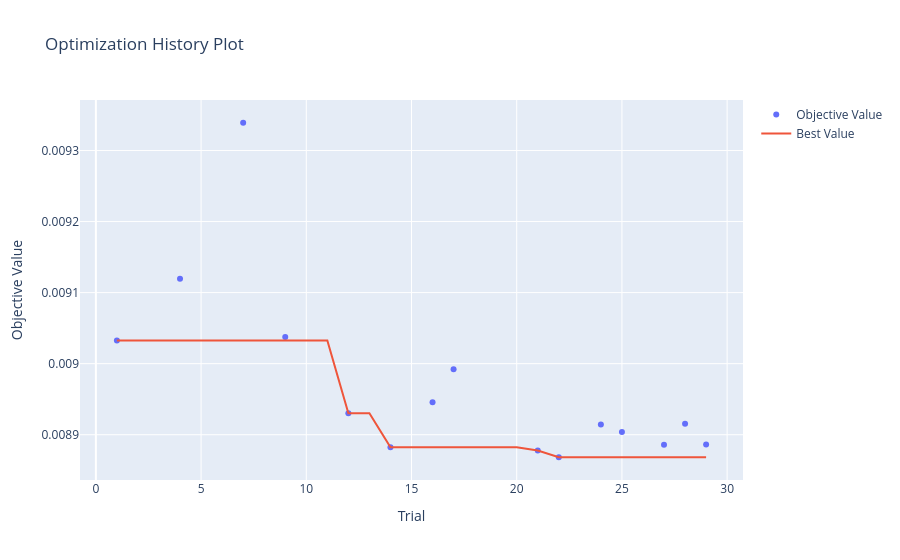
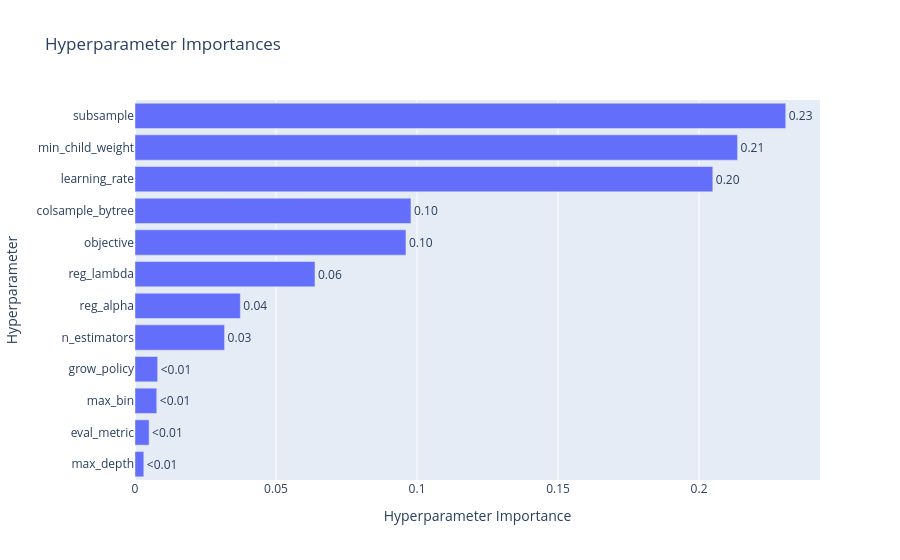
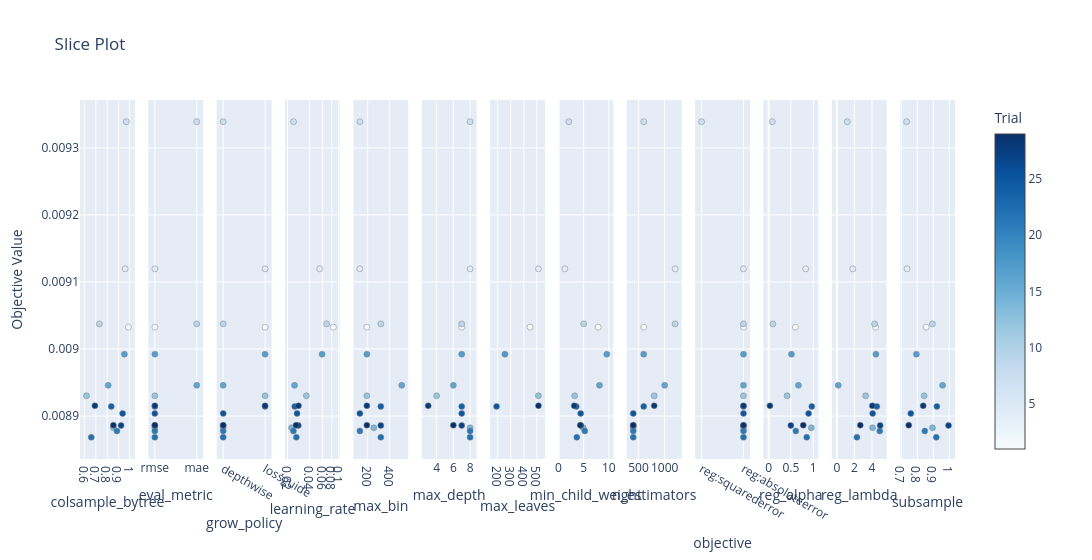
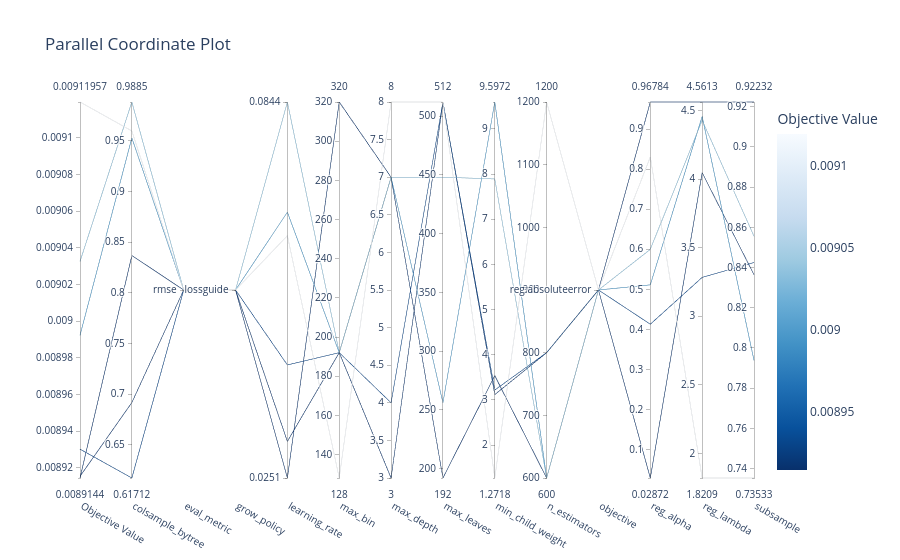

The notebook cell these images were saved under, in order:
### Code cell
study = results[0]["study"]

vis.plot_optimization_history(study).show()
vis.plot_param_importances(study).show()
vis.plot_slice(study).show()
vis.plot_parallel_coordinate(study).show()
vis.plot_contour(study).show()
vis.plot_edf(study).show()

### Figure 1 — Plotly figure (JSON) as saved in the notebook; plotly's stock layout.template omitted (floating-point values rounded to 4 significant figures)
{"data": [{"mode": "markers", "name": "Objective Value", "x": [1, 4, 7, 9, 12, 14, 16, 17, 21, 22, 24, 25, 27, 28, 29], "y": [0.009033, 0.00912, 0.009339, 0.009037, 0.00893, 0.008882, 0.008946, 0.008992, 0.008878, 0.008868, 0.008914, 0.008904, 0.008886, 0.008915, 0.008886], "type": "scatter"}, {"mode": "lines", "name": "Best Value", "x": [0, 1, 2, 3, 4, 5, 6, 7, 8, 9, 10, 11, 12, 13, 14, 15, 16, 17, 18, 19, 20, 21, 22, 23, 24, 25, 26, 27, 28, 29], "y": [null, 0.009033, 0.009033, 0.009033, 0.009033, 0.009033, 0.009033, 0.009033, 0.009033, 0.009033, 0.009033, 0.009033, 0.00893, 0.00893, 0.008882, 0.008882, 0.008882, 0.008882, 0.008882, 0.008882, 0.008882, 0.008878, 0.008868, 0.008868, 0.008868, 0.008868, 0.008868, 0.008868, 0.008868, 0.008868], "type": "scatter"}, {"marker": {"color": "#cccccc"}, "mode": "markers", "name": "Infeasible Trial", "showlegend": false, "x": [], "y": [], "type": "scatter"}], "layout": {"title": {"text": "Optimization History Plot"}, "xaxis": {"title": {"text": "Trial"}}, "yaxis": {"title": {"text": "Objective Value"}}}}

### Figure 2 — Plotly figure (JSON) as saved in the notebook; plotly's stock layout.template omitted (floating-point values rounded to 4 significant figures)
{"data": [{"cliponaxis": false, "hovertemplate": ["max_depth (IntDistribution): 0.003120361858105125<extra></extra>", "eval_metric (CategoricalDistribution): 0.004998654406591915<extra></extra>", "max_bin (IntDistribution): 0.007717438928196801<extra></extra>", "grow_policy (CategoricalDistribution): 0.008030253794093162<extra></extra>", "n_estimators (IntDistribution): 0.03176746208411727<extra></extra>", "reg_alpha (FloatDistribution): 0.037353496948140705<extra></extra>", "reg_lambda (FloatDistribution): 0.06381615103469007<extra></extra>", "objective (CategoricalDistribution): 0.09606701802374364<extra></extra>", "colsample_bytree (FloatDistribution): 0.09785228651250395<extra></extra>", "learning_rate (FloatDistribution): 0.20487998485866024<extra></extra>", "min_child_weight (FloatDistribution): 0.21365677915135015<extra></extra>", "subsample (FloatDistribution): 0.23074011239980696<extra></extra>"], "name": "Objective Value", "orientation": "h", "text": ["<0.01", "<0.01", "<0.01", "<0.01", "0.03", "0.04", "0.06", "0.10", "0.10", "0.20", "0.21", "0.23"], "textposition": "outside", "x": [0.00312, 0.004999, 0.007717, 0.00803, 0.03177, 0.03735, 0.06382, 0.09607, 0.09785, 0.2049, 0.2137, 0.2307], "y": ["max_depth", "eval_metric", "max_bin", "grow_policy", "n_estimators", "reg_alpha", "reg_lambda", "objective", "colsample_bytree", "learning_rate", "min_child_weight", "subsample"], "type": "bar"}], "layout": {"title": {"text": "Hyperparameter Importances"}, "xaxis": {"title": {"text": "Hyperparameter Importance"}}, "yaxis": {"title": {"text": "Hyperparameter"}}}}

### Figure 3 — Plotly figure (JSON) as saved in the notebook; plotly's stock layout.template omitted (floating-point values rounded to 4 significant figures)
{"data": [{"marker": {"color": [1, 4, 7, 9, 12, 14, 16, 17, 21, 22, 24, 25, 27, 28, 29], "colorbar": {"title": {"text": "Trial"}, "x": 1.0, "xpad": 40}, "colorscale": [[0.0, "rgb(247,251,255)"], [0.125, "rgb(222,235,247)"], [0.25, "rgb(198,219,239)"], [0.375, "rgb(158,202,225)"], [0.5, "rgb(107,174,214)"], [0.625, "rgb(66,146,198)"], [0.75, "rgb(33,113,181)"], [0.875, "rgb(8,81,156)"], [1.0, "rgb(8,48,107)"]], "line": {"color": "Grey", "width": 0.5}, "showscale": true}, "mode": "markers", "name": "Feasible Trial", "showlegend": false, "x": [0.9885, 0.9599, 0.9703, 0.7306, 0.6171, 0.8566, 0.8093, 0.953, 0.887, 0.6594, 0.8368, 0.9369, 0.9236, 0.6916, 0.8553], "y": [0.009033, 0.00912, 0.009339, 0.009037, 0.00893, 0.008882, 0.008946, 0.008992, 0.008878, 0.008868, 0.008914, 0.008904, 0.008886, 0.008915, 0.008886], "type": "scatter", "xaxis": "x", "yaxis": "y"}, {"marker": {"color": [1, 4, 7, 9, 12, 14, 16, 17, 21, 22, 24, 25, 27, 28, 29], "colorbar": {"title": {"text": "Trial"}, "x": 1.0, "xpad": 40}, "colorscale": [[0.0, "rgb(247,251,255)"], [0.125, "rgb(222,235,247)"], [0.25, "rgb(198,219,239)"], [0.375, "rgb(158,202,225)"], [0.5, "rgb(107,174,214)"], [0.625, "rgb(66,146,198)"], [0.75, "rgb(33,113,181)"], [0.875, "rgb(8,81,156)"], [1.0, "rgb(8,48,107)"]], "line": {"color": "Grey", "width": 0.5}, "showscale": false}, "mode": "markers", "name": "Feasible Trial", "showlegend": false, "x": ["rmse", "rmse", "mae", "mae", "rmse", "rmse", "mae", "rmse", "rmse", "rmse", "rmse", "rmse", "rmse", "rmse", "rmse"], "y": [0.009033, 0.00912, 0.009339, 0.009037, 0.00893, 0.008882, 0.008946, 0.008992, 0.008878, 0.008868, 0.008914, 0.008904, 0.008886, 0.008915, 0.008886], "type": "scatter", "xaxis": "x2", "yaxis": "y2"}, {"marker": {"color": [1, 4, 7, 9, 12, 14, 16, 17, 21, 22, 24, 25, 27, 28, 29], "colorbar": {"title": {"text": "Trial"}, "x": 1.0, "xpad": 40}, "colorscale": [[0.0, "rgb(247,251,255)"], [0.125, "rgb(222,235,247)"], [0.25, "rgb(198,219,239)"], [0.375, "rgb(158,202,225)"], [0.5, "rgb(107,174,214)"], [0.625, "rgb(66,146,198)"], [0.75, "rgb(33,113,181)"], [0.875, "rgb(8,81,156)"], [1.0, "rgb(8,48,107)"]], "line": {"color": "Grey", "width": 0.5}, "showscale": false}, "mode": "markers", "name": "Feasible Trial", "showlegend": false, "x": ["lossguide", "lossguide", "depthwise", "depthwise", "lossguide", "depthwise", "depthwise", "lossguide", "depthwise", "depthwise", "lossguide", "depthwise", "depthwise", "lossguide", "depthwise"], "y": [0.009033, 0.00912, 0.009339, 0.009037, 0.00893, 0.008882, 0.008946, 0.008992, 0.008878, 0.008868, 0.008914, 0.008904, 0.008886, 0.008915, 0.008886], "type": "scatter", "xaxis": "x3", "yaxis": "y3"}, {"marker": {"color": [1, 4, 7, 9, 12, 14, 16, 17, 21, 22, 24, 25, 27, 28, 29], "colorbar": {"title": {"text": "Trial"}, "x": 1.0, "xpad": 40}, "colorscale": [[0.0, "rgb(247,251,255)"], [0.125, "rgb(222,235,247)"], [0.25, "rgb(198,219,239)"], [0.375, "rgb(158,202,225)"], [0.5, "rgb(107,174,214)"], [0.625, "rgb(66,146,198)"], [0.75, "rgb(33,113,181)"], [0.875, "rgb(8,81,156)"], [1.0, "rgb(8,48,107)"]], "line": {"color": "Grey", "width": 0.5}, "showscale": false}, "mode": "markers", "name": "Feasible Trial", "showlegend": false, "x": [0.08436, 0.0548, 0.02417, 0.06839, 0.0361, 0.02268, 0.02495, 0.05911, 0.02408, 0.0264, 0.02507, 0.02696, 0.02805, 0.02821, 0.02613], "y": [0.009033, 0.00912, 0.009339, 0.009037, 0.00893, 0.008882, 0.008946, 0.008992, 0.008878, 0.008868, 0.008914, 0.008904, 0.008886, 0.008915, 0.008886], "type": "scatter", "xaxis": "x4", "yaxis": "y4"}, {"marker": {"color": [1, 4, 7, 9, 12, 14, 16, 17, 21, 22, 24, 25, 27, 28, 29], "colorbar": {"title": {"text": "Trial"}, "x": 1.0, "xpad": 40}, "colorscale": [[0.0, "rgb(247,251,255)"], [0.125, "rgb(222,235,247)"], [0.25, "rgb(198,219,239)"], [0.375, "rgb(158,202,225)"], [0.5, "rgb(107,174,214)"], [0.625, "rgb(66,146,198)"], [0.75, "rgb(33,113,181)"], [0.875, "rgb(8,81,156)"], [1.0, "rgb(8,48,107)"]], "line": {"color": "Grey", "width": 0.5}, "showscale": false}, "mode": "markers", "name": "Feasible Trial", "showlegend": false, "x": [192, 128, 128, 320, 192, 256, 512, 192, 128, 320, 320, 128, 320, 192, 192], "y": [0.009033, 0.00912, 0.009339, 0.009037, 0.00893, 0.008882, 0.008946, 0.008992, 0.008878, 0.008868, 0.008914, 0.008904, 0.008886, 0.008915, 0.008886], "type": "scatter", "xaxis": "x5", "yaxis": "y5"}, {"marker": {"color": [1, 4, 7, 9, 12, 14, 16, 17, 21, 22, 24, 25, 27, 28, 29], "colorbar": {"title": {"text": "Trial"}, "x": 1.0, "xpad": 40}, "colorscale": [[0.0, "rgb(247,251,255)"], [0.125, "rgb(222,235,247)"], [0.25, "rgb(198,219,239)"], [0.375, "rgb(158,202,225)"], [0.5, "rgb(107,174,214)"], [0.625, "rgb(66,146,198)"], [0.75, "rgb(33,113,181)"], [0.875, "rgb(8,81,156)"], [1.0, "rgb(8,48,107)"]], "line": {"color": "Grey", "width": 0.5}, "showscale": false}, "mode": "markers", "name": "Feasible Trial", "showlegend": false, "x": [7, 8, 8, 7, 4, 8, 6, 7, 8, 8, 7, 7, 7, 3, 6], "y": [0.009033, 0.00912, 0.009339, 0.009037, 0.00893, 0.008882, 0.008946, 0.008992, 0.008878, 0.008868, 0.008914, 0.008904, 0.008886, 0.008915, 0.008886], "type": "scatter", "xaxis": "x6", "yaxis": "y6"}, {"marker": {"color": [1, 4, 12, 17, 24, 28], "colorbar": {"title": {"text": "Trial"}, "x": 1.0, "xpad": 40}, "colorscale": [[0.0, "rgb(247,251,255)"], [0.125, "rgb(222,235,247)"], [0.25, "rgb(198,219,239)"], [0.375, "rgb(158,202,225)"], [0.5, "rgb(107,174,214)"], [0.625, "rgb(66,146,198)"], [0.75, "rgb(33,113,181)"], [0.875, "rgb(8,81,156)"], [1.0, "rgb(8,48,107)"]], "line": {"color": "Grey", "width": 0.5}, "showscale": false}, "mode": "markers", "name": "Feasible Trial", "showlegend": false, "x": [448, 512, 512, 256, 192, 512], "y": [0.009033, 0.00912, 0.00893, 0.008992, 0.008914, 0.008915], "type": "scatter", "xaxis": "x7", "yaxis": "y7"}, {"marker": {"color": [1, 4, 7, 9, 12, 14, 16, 17, 21, 22, 24, 25, 27, 28, 29], "colorbar": {"title": {"text": "Trial"}, "x": 1.0, "xpad": 40}, "colorscale": [[0.0, "rgb(247,251,255)"], [0.125, "rgb(222,235,247)"], [0.25, "rgb(198,219,239)"], [0.375, "rgb(158,202,225)"], [0.5, "rgb(107,174,214)"], [0.625, "rgb(66,146,198)"], [0.75, "rgb(33,113,181)"], [0.875, "rgb(8,81,156)"], [1.0, "rgb(8,48,107)"]], "line": {"color": "Grey", "width": 0.5}, "showscale": false}, "mode": "markers", "name": "Feasible Trial", "showlegend": false, "x": [7.894, 1.272, 2.061, 5.004, 3.22, 4.921, 8.147, 9.597, 5.225, 3.641, 3.538, 4.408, 4.454, 3.119, 4.325], "y": [0.009033, 0.00912, 0.009339, 0.009037, 0.00893, 0.008882, 0.008946, 0.008992, 0.008878, 0.008868, 0.008914, 0.008904, 0.008886, 0.008915, 0.008886], "type": "scatter", "xaxis": "x8", "yaxis": "y8"}, {"marker": {"color": [1, 4, 7, 9, 12, 14, 16, 17, 21, 22, 24, 25, 27, 28, 29], "colorbar": {"title": {"text": "Trial"}, "x": 1.0, "xpad": 40}, "colorscale": [[0.0, "rgb(247,251,255)"], [0.125, "rgb(222,235,247)"], [0.25, "rgb(198,219,239)"], [0.375, "rgb(158,202,225)"], [0.5, "rgb(107,174,214)"], [0.625, "rgb(66,146,198)"], [0.75, "rgb(33,113,181)"], [0.875, "rgb(8,81,156)"], [1.0, "rgb(8,48,107)"]], "line": {"color": "Grey", "width": 0.5}, "showscale": false}, "mode": "markers", "name": "Feasible Trial", "showlegend": false, "x": [600, 1200, 600, 1200, 800, 400, 1000, 600, 400, 400, 600, 400, 400, 800, 400], "y": [0.009033, 0.00912, 0.009339, 0.009037, 0.00893, 0.008882, 0.008946, 0.008992, 0.008878, 0.008868, 0.008914, 0.008904, 0.008886, 0.008915, 0.008886], "type": "scatter", "xaxis": "x9", "yaxis": "y9"}, {"marker": {"color": [1, 4, 7, 9, 12, 14, 16, 17, 21, 22, 24, 25, 27, 28, 29], "colorbar": {"title": {"text": "Trial"}, "x": 1.0, "xpad": 40}, "colorscale": [[0.0, "rgb(247,251,255)"], [0.125, "rgb(222,235,247)"], [0.25, "rgb(198,219,239)"], [0.375, "rgb(158,202,225)"], [0.5, "rgb(107,174,214)"], [0.625, "rgb(66,146,198)"], [0.75, "rgb(33,113,181)"], [0.875, "rgb(8,81,156)"], [1.0, "rgb(8,48,107)"]], "line": {"color": "Grey", "width": 0.5}, "showscale": false}, "mode": "markers", "name": "Feasible Trial", "showlegend": false, "x": ["reg:absoluteerror", "reg:absoluteerror", "reg:squarederror", "reg:absoluteerror", "reg:absoluteerror", "reg:absoluteerror", "reg:absoluteerror", "reg:absoluteerror", "reg:absoluteerror", "reg:absoluteerror", "reg:absoluteerror", "reg:absoluteerror", "reg:absoluteerror", "reg:absoluteerror", "reg:absoluteerror"], "y": [0.009033, 0.00912, 0.009339, 0.009037, 0.00893, 0.008882, 0.008946, 0.008992, 0.008878, 0.008868, 0.008914, 0.008904, 0.008886, 0.008915, 0.008886], "type": "scatter", "xaxis": "x10", "yaxis": "y10"}, {"marker": {"color": [1, 4, 7, 9, 12, 14, 16, 17, 21, 22, 24, 25, 27, 28, 29], "colorbar": {"title": {"text": "Trial"}, "x": 1.0, "xpad": 40}, "colorscale": [[0.0, "rgb(247,251,255)"], [0.125, "rgb(222,235,247)"], [0.25, "rgb(198,219,239)"], [0.375, "rgb(158,202,225)"], [0.5, "rgb(107,174,214)"], [0.625, "rgb(66,146,198)"], [0.75, "rgb(33,113,181)"], [0.875, "rgb(8,81,156)"], [1.0, "rgb(8,48,107)"]], "line": {"color": "Grey", "width": 0.5}, "showscale": false}, "mode": "markers", "name": "Feasible Trial", "showlegend": false, "x": [0.5998, 0.8306, 0.08178, 0.09666, 0.4128, 0.9563, 0.668, 0.5111, 0.6092, 0.8539, 0.9678, 0.8955, 0.4978, 0.02872, 0.775], "y": [0.009033, 0.00912, 0.009339, 0.009037, 0.00893, 0.008882, 0.008946, 0.008992, 0.008878, 0.008868, 0.008914, 0.008904, 0.008886, 0.008915, 0.008886], "type": "scatter", "xaxis": "x11", "yaxis": "y11"}, {"marker": {"color": [1, 4, 7, 9, 12, 14, 16, 17, 21, 22, 24, 25, 27, 28, 29], "colorbar": {"title": {"text": "Trial"}, "x": 1.0, "xpad": 40}, "colorscale": [[0.0, "rgb(247,251,255)"], [0.125, "rgb(222,235,247)"], [0.25, "rgb(198,219,239)"], [0.375, "rgb(158,202,225)"], [0.5, "rgb(107,174,214)"], [0.625, "rgb(66,146,198)"], [0.75, "rgb(33,113,181)"], [0.875, "rgb(8,81,156)"], [1.0, "rgb(8,48,107)"]], "line": {"color": "Grey", "width": 0.5}, "showscale": false}, "mode": "markers", "name": "Feasible Trial", "showlegend": false, "x": [4.428, 1.821, 1.184, 4.3, 3.283, 4.078, 0.1561, 4.456, 4.893, 2.284, 4.561, 4.087, 4.939, 4.046, 2.667], "y": [0.009033, 0.00912, 0.009339, 0.009037, 0.00893, 0.008882, 0.008946, 0.008992, 0.008878, 0.008868, 0.008914, 0.008904, 0.008886, 0.008915, 0.008886], "type": "scatter", "xaxis": "x12", "yaxis": "y12"}, {"marker": {"color": [1, 4, 7, 9, 12, 14, 16, 17, 21, 22, 24, 25, 27, 28, 29], "colorbar": {"title": {"text": "Trial"}, "x": 1.0, "xpad": 40}, "colorscale": [[0.0, "rgb(247,251,255)"], [0.125, "rgb(222,235,247)"], [0.25, "rgb(198,219,239)"], [0.375, "rgb(158,202,225)"], [0.5, "rgb(107,174,214)"], [0.625, "rgb(66,146,198)"], [0.75, "rgb(33,113,181)"], [0.875, "rgb(8,81,156)"], [1.0, "rgb(8,48,107)"]], "line": {"color": "Grey", "width": 0.5}, "showscale": false}, "mode": "markers", "name": "Feasible Trial", "showlegend": false, "x": [0.8556, 0.7353, 0.7327, 0.8942, 0.8425, 0.8948, 0.9581, 0.7938, 0.8466, 0.9184, 0.9223, 0.7589, 0.9952, 0.8364, 0.7463], "y": [0.009033, 0.00912, 0.009339, 0.009037, 0.00893, 0.008882, 0.008946, 0.008992, 0.008878, 0.008868, 0.008914, 0.008904, 0.008886, 0.008915, 0.008886], "type": "scatter", "xaxis": "x13", "yaxis": "y13"}], "layout": {"xaxis": {"anchor": "y", "domain": [0.0, 0.06272], "title": {"text": "colsample_bytree"}}, "yaxis": {"anchor": "x", "domain": [0.0, 1.0], "title": {"text": "Objective Value"}}, "xaxis2": {"anchor": "y2", "domain": [0.07811, 0.1408], "title": {"text": "eval_metric"}, "type": "category", "categoryorder": "array", "categoryarray": ["rmse", "mae"]}, "yaxis2": {"anchor": "x2", "domain": [0.0, 1.0], "matches": "y", "showticklabels": false}, "xaxis3": {"anchor": "y3", "domain": [0.1562, 0.2189], "title": {"text": "grow_policy"}, "type": "category", "categoryorder": "array", "categoryarray": ["depthwise", "lossguide"]}, "yaxis3": {"anchor": "x3", "domain": [0.0, 1.0], "matches": "y", "showticklabels": false}, "xaxis4": {"anchor": "y4", "domain": [0.2343, 0.297], "title": {"text": "learning_rate"}, "type": "log"}, "yaxis4": {"anchor": "x4", "domain": [0.0, 1.0], "matches": "y", "showticklabels": false}, "xaxis5": {"anchor": "y5", "domain": [0.3124, 0.3751], "title": {"text": "max_bin"}}, "yaxis5": {"anchor": "x5", "domain": [0.0, 1.0], "matches": "y", "showticklabels": false}, "xaxis6": {"anchor": "y6", "domain": [0.3905, 0.4533], "title": {"text": "max_depth"}}, "yaxis6": {"anchor": "x6", "domain": [0.0, 1.0], "matches": "y", "showticklabels": false}, "xaxis7": {"anchor": "y7", "domain": [0.4686, 0.5314], "title": {"text": "max_leaves"}}, "yaxis7": {"anchor": "x7", "domain": [0.0, 1.0], "matches": "y", "showticklabels": false}, "xaxis8": {"anchor": "y8", "domain": [0.5467, 0.6095], "title": {"text": "min_child_weight"}}, "yaxis8": {"anchor": "x8", "domain": [0.0, 1.0], "matches": "y", "showticklabels": false}, "xaxis9": {"anchor": "y9", "domain": [0.6249, 0.6876], "title": {"text": "n_estimators"}}, "yaxis9": {"anchor": "x9", "domain": [0.0, 1.0], "matches": "y", "showticklabels": false}, "xaxis10": {"anchor": "y10", "domain": [0.703, 0.7657], "title": {"text": "objective"}, "type": "category", "categoryorder": "array", "categoryarray": ["reg:squarederror", "reg:absoluteerror"]}, "yaxis10": {"anchor": "x10", "domain": [0.0, 1.0], "matches": "y", "showticklabels": false}, "xaxis11": {"anchor": "y11", "domain": [0.7811, 0.8438], "title": {"text": "reg_alpha"}}, "yaxis11": {"anchor": "x11", "domain": [0.0, 1.0], "matches": "y", "showticklabels": false}, "xaxis12": {"anchor": "y12", "domain": [0.8592, 0.9219], "title": {"text": "reg_lambda"}}, "yaxis12": {"anchor": "x12", "domain": [0.0, 1.0], "matches": "y", "showticklabels": false}, "xaxis13": {"anchor": "y13", "domain": [0.9373, 1.0], "title": {"text": "subsample"}}, "yaxis13": {"anchor": "x13", "domain": [0.0, 1.0], "matches": "y", "showticklabels": false}, "title": {"text": "Slice Plot"}, "width": 3900}}

### Figure 4 — Plotly figure (JSON) as saved in the notebook; plotly's stock layout.template omitted (floating-point values rounded to 4 significant figures)
{"data": [{"dimensions": [{"label": "Objective Value", "range": [0.008914, 0.00912], "values": [0.009033, 0.00912, 0.00893, 0.008992, 0.008914, 0.008915]}, {"label": "colsample_bytree", "range": [0.6171, 0.9885], "values": [0.9885, 0.9599, 0.6171, 0.953, 0.8368, 0.6916]}, {"label": "eval_metric", "range": [0, 0], "ticktext": ["rmse"], "tickvals": [0], "values": [0, 0, 0, 0, 0, 0]}, {"label": "grow_policy", "range": [0, 0], "ticktext": ["lossguide"], "tickvals": [0], "values": [0, 0, 0, 0, 0, 0]}, {"label": "learning_rate", "range": [-1.601, -1.074], "ticktext": ["0.0251", "0.0844"], "tickvals": [-1.601, -1.074], "values": [-1.074, -1.261, -1.442, -1.228, -1.601, -1.55]}, {"label": "max_bin", "range": [128, 320], "values": [192, 128, 192, 192, 320, 192]}, {"label": "max_depth", "range": [3, 8], "values": [7, 8, 4, 7, 7, 3]}, {"label": "max_leaves", "range": [192, 512], "values": [448, 512, 512, 256, 192, 512]}, {"label": "min_child_weight", "range": [1.272, 9.597], "values": [7.894, 1.272, 3.22, 9.597, 3.538, 3.119]}, {"label": "n_estimators", "range": [600, 1200], "values": [600, 1200, 800, 600, 600, 800]}, {"label": "objective", "range": [0, 0], "ticktext": ["reg:absoluteerror"], "tickvals": [0], "values": [0, 0, 0, 0, 0, 0]}, {"label": "reg_alpha", "range": [0.02872, 0.9678], "values": [0.5998, 0.8306, 0.4128, 0.5111, 0.9678, 0.02872]}, {"label": "reg_lambda", "range": [1.821, 4.561], "values": [4.428, 1.821, 3.283, 4.456, 4.561, 4.046]}, {"label": "subsample", "range": [0.7353, 0.9223], "values": [0.8556, 0.7353, 0.8425, 0.7938, 0.9223, 0.8364]}], "labelangle": 30, "labelside": "bottom", "line": {"color": [0.009033, 0.00912, 0.00893, 0.008992, 0.008914, 0.008915], "colorbar": {"title": {"text": "Objective Value"}}, "colorscale": [[0.0, "rgb(247,251,255)"], [0.125, "rgb(222,235,247)"], [0.25, "rgb(198,219,239)"], [0.375, "rgb(158,202,225)"], [0.5, "rgb(107,174,214)"], [0.625, "rgb(66,146,198)"], [0.75, "rgb(33,113,181)"], [0.875, "rgb(8,81,156)"], [1.0, "rgb(8,48,107)"]], "reversescale": true, "showscale": true}, "type": "parcoords"}], "layout": {"title": {"text": "Parallel Coordinate Plot"}}}
